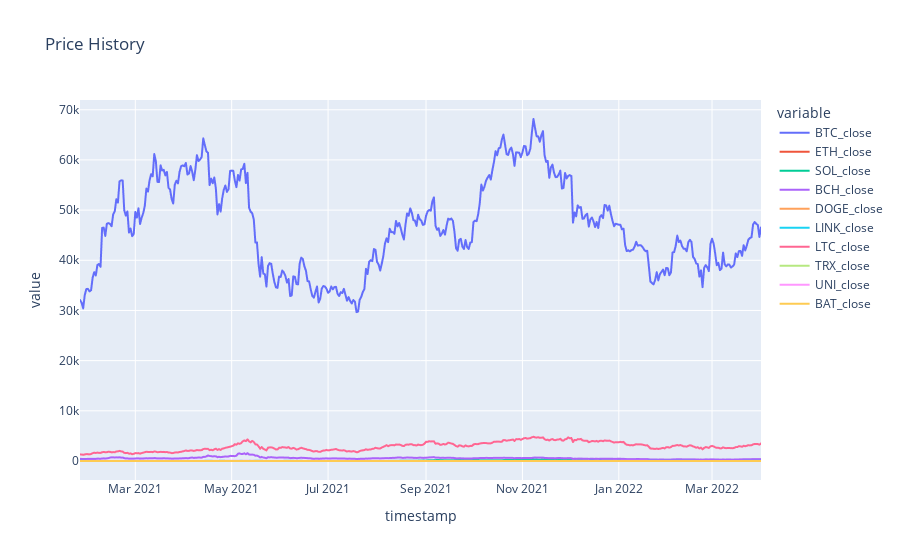

Source (notebook cell):
### Code cell
line_plot = px.line(
crypto_data, title="Price History")

line_plot

### Figure 1 — Plotly figure (JSON) as saved in the notebook; plotly's stock layout.template omitted (floating-point values rounded to 4 significant figures; data arrays with more than 128 entries replaced by an {"elided": "..."} marker saying what was removed)
{"data": [{"hovertemplate": "variable=BTC_close<br>timestamp=%{x}<br>value=%{y}<extra></extra>", "legendgroup": "BTC_close", "line": {"color": "#636efa", "dash": "solid"}, "marker": {"symbol": "circle"}, "mode": "lines", "name": "BTC_close", "showlegend": true, "type": "scattergl", "x": {"elided": "432 str values"}, "xaxis": "x", "y": {"elided": "432 float values"}, "yaxis": "y"}, {"hovertemplate": "variable=ETH_close<br>timestamp=%{x}<br>value=%{y}<extra></extra>", "legendgroup": "ETH_close", "line": {"color": "#EF553B", "dash": "solid"}, "marker": {"symbol": "circle"}, "mode": "lines", "name": "ETH_close", "showlegend": true, "type": "scattergl", "x": {"elided": "432 str values"}, "xaxis": "x", "y": {"elided": "432 float values"}, "yaxis": "y"}, {"hovertemplate": "variable=SOL_close<br>timestamp=%{x}<br>value=%{y}<extra></extra>", "legendgroup": "SOL_close", "line": {"color": "#00cc96", "dash": "solid"}, "marker": {"symbol": "circle"}, "mode": "lines", "name": "SOL_close", "showlegend": true, "type": "scattergl", "x": {"elided": "432 str values"}, "xaxis": "x", "y": {"elided": "432 float values"}, "yaxis": "y"}, {"hovertemplate": "variable=BCH_close<br>timestamp=%{x}<br>value=%{y}<extra></extra>", "legendgroup": "BCH_close", "line": {"color": "#ab63fa", "dash": "solid"}, "marker": {"symbol": "circle"}, "mode": "lines", "name": "BCH_close", "showlegend": true, "type": "scattergl", "x": {"elided": "432 str values"}, "xaxis": "x", "y": {"elided": "432 float values"}, "yaxis": "y"}, {"hovertemplate": "variable=DOGE_close<br>timestamp=%{x}<br>value=%{y}<extra></extra>", "legendgroup": "DOGE_close", "line": {"color": "#FFA15A", "dash": "solid"}, "marker": {"symbol": "circle"}, "mode": "lines", "name": "DOGE_close", "showlegend": true, "type": "scattergl", "x": {"elided": "432 str values"}, "xaxis": "x", "y": {"elided": "432 float values"}, "yaxis": "y"}, {"hovertemplate": "variable=LINK_close<br>timestamp=%{x}<br>value=%{y}<extra></extra>", "legendgroup": "LINK_close", "line": {"color": "#19d3f3", "dash": "solid"}, "marker": {"symbol": "circle"}, "mode": "lines", "name": "LINK_close", "showlegend": true, "type": "scattergl", "x": {"elided": "432 str values"}, "xaxis": "x", "y": {"elided": "432 float values"}, "yaxis": "y"}, {"hovertemplate": "variable=LTC_close<br>timestamp=%{x}<br>value=%{y}<extra></extra>", "legendgroup": "LTC_close", "line": {"color": "#FF6692", "dash": "solid"}, "marker": {"symbol": "circle"}, "mode": "lines", "name": "LTC_close", "showlegend": true, "type": "scattergl", "x": {"elided": "432 str values"}, "xaxis": "x", "y": {"elided": "432 float values"}, "yaxis": "y"}, {"hovertemplate": "variable=TRX_close<br>timestamp=%{x}<br>value=%{y}<extra></extra>", "legendgroup": "TRX_close", "line": {"color": "#B6E880", "dash": "solid"}, "marker": {"symbol": "circle"}, "mode": "lines", "name": "TRX_close", "showlegend": true, "type": "scattergl", "x": {"elided": "432 str values"}, "xaxis": "x", "y": {"elided": "432 float values"}, "yaxis": "y"}, {"hovertemplate": "variable=UNI_close<br>timestamp=%{x}<br>value=%{y}<extra></extra>", "legendgroup": "UNI_close", "line": {"color": "#FF97FF", "dash": "solid"}, "marker": {"symbol": "circle"}, "mode": "lines", "name": "UNI_close", "showlegend": true, "type": "scattergl", "x": {"elided": "432 str values"}, "xaxis": "x", "y": {"elided": "432 float values"}, "yaxis": "y"}, {"hovertemplate": "variable=BAT_close<br>timestamp=%{x}<br>value=%{y}<extra></extra>", "legendgroup": "BAT_close", "line": {"color": "#FECB52", "dash": "solid"}, "marker": {"symbol": "circle"}, "mode": "lines", "name": "BAT_close", "showlegend": true, "type": "scattergl", "x": {"elided": "432 str values"}, "xaxis": "x", "y": {"elided": "432 float values"}, "yaxis": "y"}], "layout": {"autosize": true, "legend": {"title": {"text": "variable"}, "tracegroupgap": 0}, "title": {"text": "Price History"}, "xaxis": {"anchor": "y", "autorange": true, "domain": [0, 1], "range": ["2021-01-25", "2022-04-01"], "title": {"text": "timestamp"}, "type": "date"}, "yaxis": {"anchor": "x", "autorange": true, "domain": [0, 1], "range": [-3786.0, 71940.0], "title": {"text": "value"}, "type": "linear"}}}
